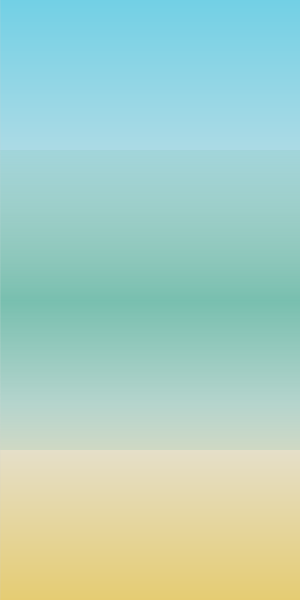
Frame 1 (no input)
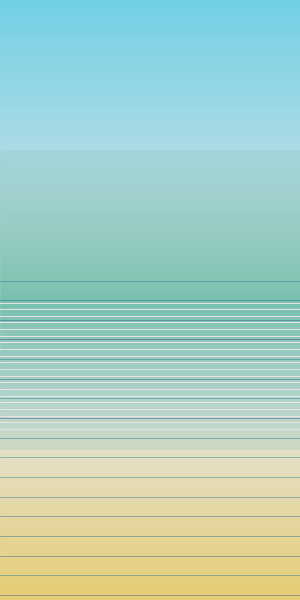
Frame 60 (the mouse pressed at the canvas centre just before this capture)
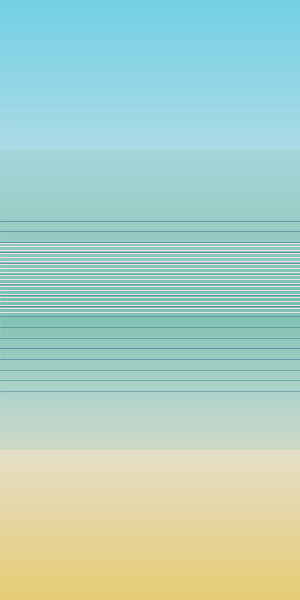
Frame 120 (the mouse held since frame 60 and released just before this capture)

The Processing sketch that drew these frames (run headless with seeded random() and noise(); from frame 60 on, the mouse is pressed at the canvas centre):

// Processing sketch: processing_70522
// ── processing_70522.pde

int k = 1;
int currentTime=0;


void setup() {
  size(300, 600);
  colorMode(HSB, 360, 100, 100, 100);
  frameRate(25);
}


void draw() {

  //------------sky--------

  for (int y=0; y<height/2; y++) {
    float col= map(y, 0, height/2, 50, 0);
    stroke(191, col, 90);
    line(0, y, width, y);
  }


  //--------sand----------

  for (int y=height/2; y<height; y++) {
    float col= map(y, 400, height, 0, 50);
    stroke(47, col, 90);
    line(0, y, width, y);
  }

  //-------ocean-stable------

  for (int y=height/4; y<height/2; y++) {
    float col1= map(y, height/4, height/2, 20, 100);
    stroke(167, 37, 75, col1);
    line(0, y, width, y);
  }

  for (int y=height/2; y<height*3/4; y++) {
    float col1= map(y, height/2, height*3/4, 100, 20);
    stroke(167, 37, 75, col1);
    line(0, y, width, y);
  }



  //---------timer-------------


  // while(time1<100000) {

  //for(i=-100; i<2000; i
  int time1 = millis();
  int time = (time1-currentTime);
  // println(time);
  if (time >= 1000)
  {
    wave(height/4);
      //currentTime=time1;
  }
  
  
  int time2 = millis();
  int time3 = (time2-currentTime);
  // println(time);
  if (time3 >= 3000)
  {
    //wave(height/4);
    wave_white((height/4)+20);
    //currentTime=time1;
  }
  
}



//////////// USER's //////////////////////
//----------wave------------


void wave(int y1)
{
  pushMatrix();
  translate(0, y1+k);
  for (float y=0; y<k*5; y=y+k*0.3) {

    strokeWeight(1);
    stroke(int(random(180, 220)), 60, 55, 50);
    line(0, y/2, width, y/2);
    delay(5);
  }
  popMatrix();
  k=k+2;
  if (k>height/4)  k=1;
}



void wave_white(int y1)
{
  pushMatrix();
  translate(0, y1+k);
  for (float y=0; y<k*2; y=y+k*0.1) {

    strokeWeight(1);
    stroke(0, 0, 90);
    line(0, y/2, width, y/2);
    delay(5);
  }
  popMatrix();
  k=k+2;
  if (k>height/4)  k=1;
}



//////////////////////////////////////////////////
